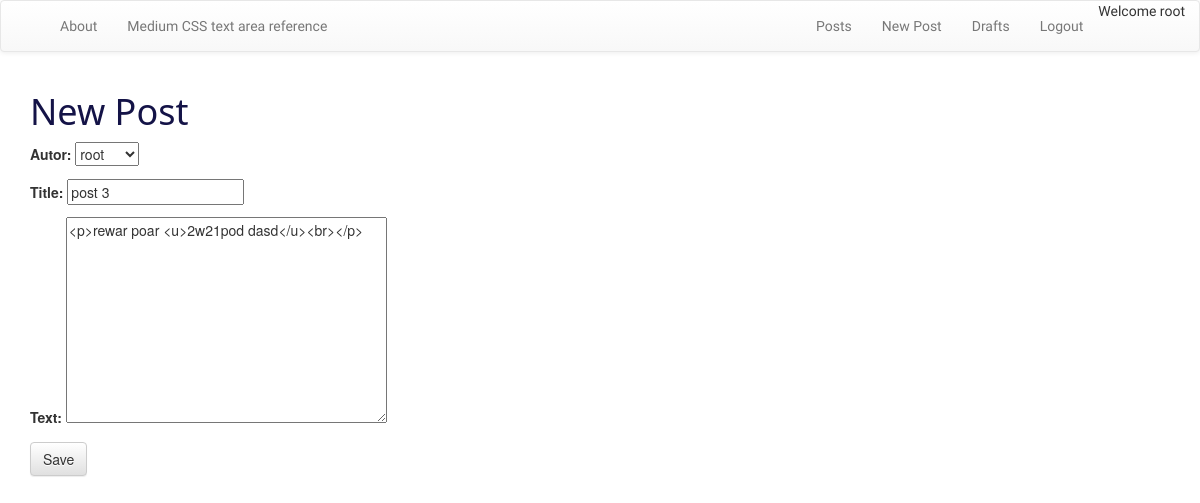
/post/update/5/ (signed in), run on the app's committed database.
### blog_app/models.py (models this page shows, shortened)
class Post(models.Model):
    post_id = models.AutoField(primary_key=True)
    autor = models.ForeignKey("auth.User",on_delete=models.SET_NULL, null=True)
    title = models.CharField(max_length=200)
    text = models.TextField()
    create_date = models.DateTimeField(default=timezone.now())
    published_date = models.DateTimeField(blank=True, null=True)

### blog_app/views.py (the view)
# urls.py: path(r'post/update/<int:pk>/', app_views.PostUpdateView.as_view(), name = "post_update_url"),
class PostUpdateView(LoginRequiredMixin, UpdateView):
    model=Post
    login_url = "/login/"
    redirect_field_name = "blog_app/post_detail.html"
    form_class = PostForm

### blog_app/forms.py
class PostForm(forms.ModelForm):
    class Meta():
        model = Post
        fields =("autor", "title", "text")
        widgets = {
            "title":forms.TextInput(attrs={"class":"textinputclass"}),
            "text":forms.Textarea(attrs={"class":"editable medium-editor-textarea postcontent"})
        }

### blog_app/templates/blog_app/post_form.html (shortened to what this page needs)
{% extends "blog_app/base.html" %}
{% block content %}
<h1>New Post</h1>
<form method="post" class="post-form">
  {{form.as_p}}
  <button type="submit" class="save btn btn-default">Save</button>
</form>
{% endblock  %}

### blog_app/templates/blog_app/base.html (shortened to what this page needs)
<!DOCTYPE html>
{% load static %}
<html>
  <head>
    <link
      rel="stylesheet"
      href="https://maxcdn.bootstrapcdn.com/bootstrap/3.3.7/css/bootstrap.min.css"
    />
    <link
      rel="stylesheet"
      href="https://maxcdn.bootstrapcdn.com/bootstrap/3.3.7/css/bootstrap-theme.min.css"
    />
    <link
      rel="stylesheet"
      href="//cdn.jsdelivr.net/npm/medium-editor@latest/dist/css/medium-editor.min.css"
      type="text/css"
      media="screen"
      charset="utf-8"
    />
    <link rel="stylesheet" href="{% static 'CSS/blog.css'%}" />
  </head>
  <body>
    <nav class="navbar navbar-default navbar_font_cu1 custom-navbar">
      <div class="container">
        <ul class="nav navbar-nav">
          <li>
            <a href="{% url "blog_app:post_list_url"%}" class="navbar-brand bigbrand"></a>
          </li>
          <li>
            <a href="{% url "blog_app:about_url"%}">About</a>
          </li>
          <li>
            <a href="https://github.com/yabwe/medium-editor/tree/master"
              >Medium CSS text area reference</a
            >
          </li>
        </ul>
        <ul class="nav navbar-nav navbar-right">
            {% if  user.is_authenticated%}
            <li>
              <a href="{% url "blog_app:post_list_url" %}">Posts</a>
            </li>
            <li>
                <a href="{% url "blog_app:post_create_url" %}">New Post</a>
            </li>
            <li>
                <a href="{% url "blog_app:post_draft_url"%}">Drafts</a>
            </li>
            <li>
                <a href="{% url "logout"%}">Logout</a>
            </li>
            <li>
                <p> Welcome {{user.username}}</p>
            </li>
            {% endif %}
        </ul>
      </div>
    </nav>
    <div class="content container">
        <div class="row">
            <div class="col-md-8">
                <div class="blog_post">
                    {% block content %}
                    {% endblock %}
                </div>
            </div>
        </div>
    </div>
  </body>
</html>

### blog_app/static/CSS/blog.css (style rules this page uses)
.navbar_font_cu1 { font-family: "Russo One", sans-serif; font-weight: 400; font-style: normal; }
h1 { font-family: 'Segoe UI', Tahoma, Geneva, Verdana, sans-serif; color: rgb(20, 19, 71); }

### data on the page
Post: autor "root", title "post 3", text "<p>rewar poar <u>2w21pod dasd</u><br></p>"

### other printed values
{{ user.username }} "root"
